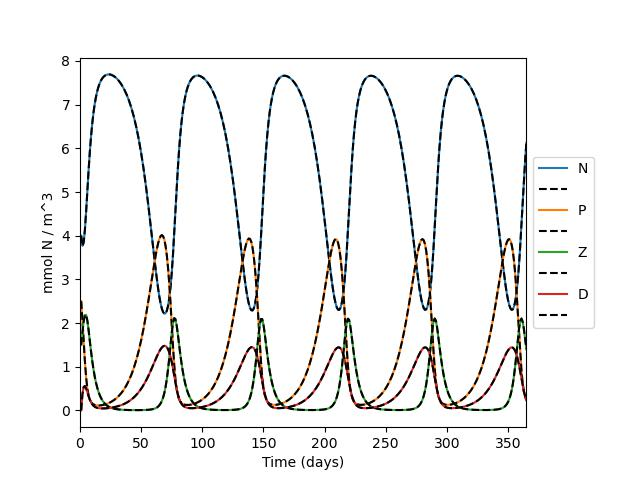

Write Python code to recreate this figure.
import os
import sys
import numpy as np
import matplotlib.pyplot as plt

# SETUP_PATH = Path()
from setup.initialize import import_model
from functions.bgc_rate_eqns import bgc_rate_eqns

# ----------------------------------------------------------------------------------------------------
# GLOBE model simulation
# ----------------------------------------------------------------------------------------------------
# Import and initialize model
file = 'tests/npzd/test_npzd.yaml'
file_path = os.getcwd() + '/' + file
base_element, parameters, reactions, tracers = import_model(file_path)

# Begin simulation
for iter in range(0,parameters["simulation"]["iters"]-1):
    bgc_rate_eqns(iter, base_element, parameters, tracers)

# ----------------------------------------------------------------------------------------------------
# Test case and parameters from Riley Brady
# ----------------------------------------------------------------------------------------------------
# Here we set up the default parameters/coefficients. 
DT = 1 # Time Step (in days)
NUM_STEPS = 365 # Number of time steps to be computed and plotted

# Temperature-Dependent Growth Rate
a = 0.6
b = 1.066
c = 1
T = 15
Vm = a * b**(c*T) # Maximum growth rate (per day)

# Other parameters
Kn = 1    # Half-saturation constant for nitrogen uptake (umolN per l)
Rm = 1    # Maximum grazing rate (per day)
g = 0.2  # Zooplankton death rate (per day)
lambda_Z = 0.2  # Grazing constant (umolN per l)
epsilon = 0.1  # Phyto death rate (per day)
f = 0.25 # Light intensity (assumed constant)

# Detritus-related stuff.
alpha = 0.0 # Fraction of zoo. uptake that goes immediately to dissolved nutrients.
beta = 1.0  # Assimilation efficiency of zooplankton.
r = 0.15 # Respiration rate.
phi = 0.4 # Remineralization rate of detritus.

# Set Initial Conditions (umol per L)
N_0 = 4 
P_0 = 2.5 
Z_0 = 1.5
D_0 = 0

# Initialize Arrays
N = np.empty(NUM_STEPS, dtype="float")
P = np.empty(NUM_STEPS, dtype="float")
Z = np.empty(NUM_STEPS, dtype="float")
D = np.empty(NUM_STEPS, dtype="float")

# Insert Initial Values
N[0] = N_0
P[0] = P_0
Z[0] = Z_0
D[0] = D_0

# Here we use the Euler forward method to solve for t+1 and reference t. 
for idx in np.arange(1, NUM_STEPS, 1):
    t = idx - 1
    
    # Common terms for simpler code
    gamma_N   = N[t] / (Kn + N[t])
    zoo_graze = Rm * (1 - np.exp(-lambda_Z * P[t])) * Z[t]
    
    # Equation calculations
    N[idx] = DT * (-Vm*gamma_N*f*P[t] + alpha*zoo_graze + epsilon*P[t] + g*Z[t] + phi*D[t]) + N[t] 
    P[idx] = DT * (Vm*gamma_N*f*P[t] - zoo_graze - epsilon*P[t] - r*P[t]) + P[t]
    Z[idx] = DT * (beta*zoo_graze - g*Z[t]) + Z[t]  
    D[idx] = DT * (r*P[t] + (1-alpha-beta)*zoo_graze - phi*D[t]) + D[t]

x = np.arange(1, NUM_STEPS + 1, 1)

# ----------------------------------------------------------------------------------------------------
# Plot results
# ----------------------------------------------------------------------------------------------------
fig, ax = plt.subplots()


ax.plot(x,tracers["no3"].conc[0,:-1])
ax.plot(x,N,'--k')
ax.plot(x,tracers["phyto1"].conc[0,:-1])
ax.plot(x,P,'--k')
ax.plot(x,tracers["zoo1"].conc[0,:-1])
ax.plot(x,Z,'--k')
ax.plot(x,tracers["pom1"].conc[0,:-1])
ax.plot(x,D,'--k')

plt.ylabel("mmol N / m^3")
plt.xlabel("Time (days)")
plt.xlim([0,365])

# Shrink current axis by 10%
box = ax.get_position()
ax.set_position([box.x0, box.y0, box.width * 0.9, box.height])

# Put a legend to the right of the current axis
ax.legend(loc='center left', bbox_to_anchor=(1, 0.5))
plt.legend(['N','','P','','Z','','D',''],loc='center left', bbox_to_anchor=(1, 0.5))

plt.savefig("test_npzd.jpg")
